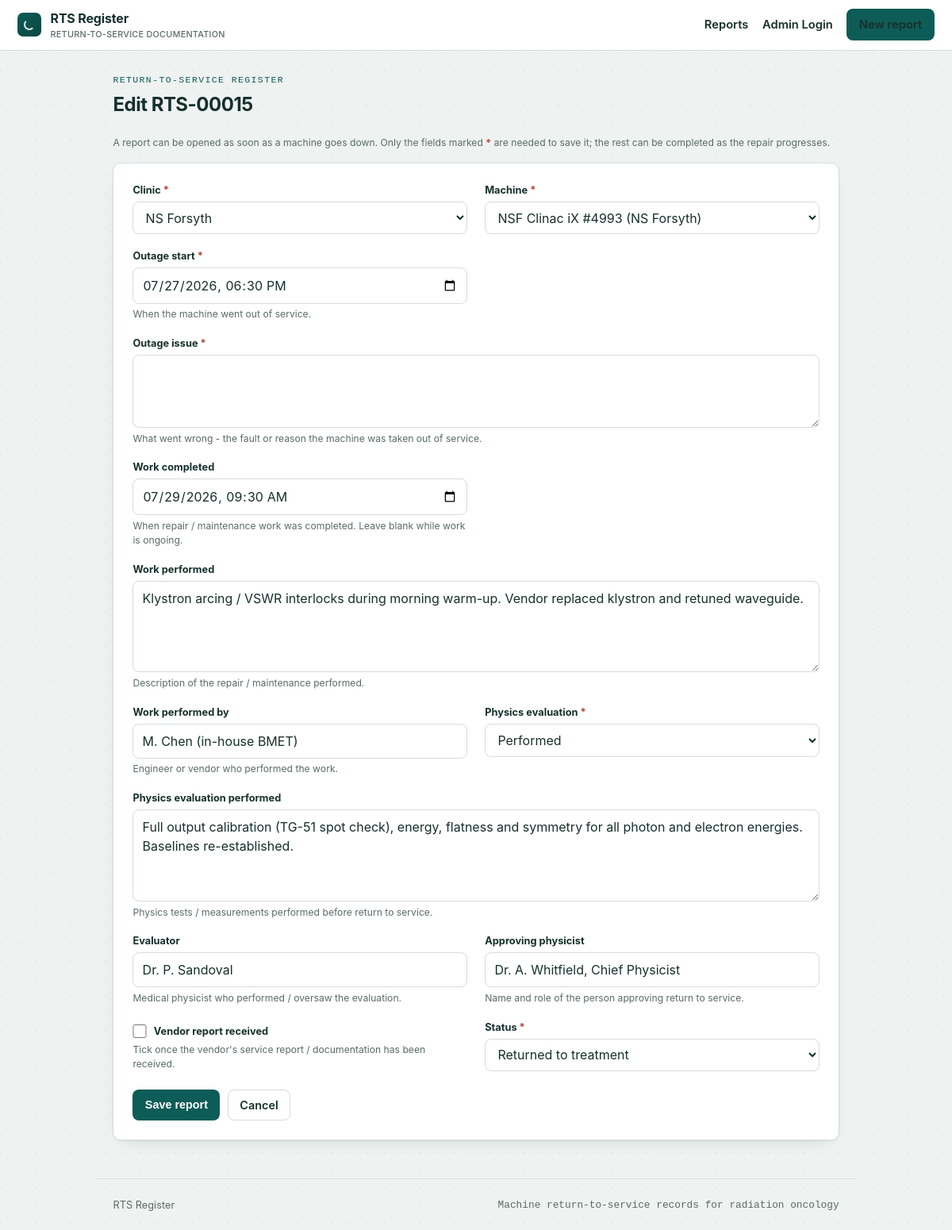
Page /15/edit/ on the committed database.
### reports/models.py (models this page shows, shortened)
class ReturnToServiceReport(models.Model):
    class PhysicsStatus(models.TextChoices):
        NOT_REQUIRED = "not_required", "Not required"
        PERFORMED = "performed", "Performed"
        PENDING = "pending", "Required - pending"
    class Status(models.TextChoices):
        PENDING = "pending", "Pending"
        SERVICE_COMPLETE = "service_complete", "Service complete"
        RETURNED = "returned", "Returned to treatment"
    machine = models.ForeignKey(
        Machine, on_delete=models.PROTECT, related_name="rts_reports",
    )
    outage_start = models.DateTimeField(
        help_text="When the machine went out of service.",
    )
    outage_issue = models.TextField(
        help_text="What went wrong - the fault or reason the machine was taken out of service.",
    )
    work_completed_at = models.DateTimeField(
        null=True, blank=True,
        help_text="When repair / maintenance work was completed. Leave blank while work is ongoing.",
    )
    work_performed = models.TextField(
        blank=True,
        help_text="Description of the repair / maintenance performed.",
    )
    performed_by = models.CharField(
        max_length=160, blank=True,
        help_text="Engineer or vendor who performed the work.",
    )
    physics_status = models.CharField(
        max_length=16, choices=PhysicsStatus.choices,
        default=PhysicsStatus.NOT_REQUIRED,
    )
    physics_evaluation = models.TextField(
        blank=True,
        help_text="Physics tests / measurements performed before return to service.",
    )
    physicist = models.CharField(
        max_length=160, blank=True,
        help_text="Medical physicist who performed / oversaw the evaluation.",
    )
    approved_by = models.CharField(
        max_length=160, blank=True,
        help_text="Name and role of the person approving return to service.",
    )
    approval_date = models.DateTimeField(null=True, blank=True)
    vendor_report_received = models.BooleanField(
        "Vendor report received", default=False,
        help_text="Tick once the vendor's service report / documentation has been received.",
    )
    status = models.CharField(
        max_length=20, choices=Status.choices, default=Status.PENDING,
    )
    created_by = models.ForeignKey(
        settings.AUTH_USER_MODEL, on_delete=models.SET_NULL,
        null=True, blank=True, related_name="rts_reports",
    )
    created_at = models.DateTimeField(auto_now_add=True)
    updated_at = models.DateTimeField(auto_now=True)
    class Meta:
        ordering = ["-outage_start", "-created_at"]
        verbose_name = "return-to-service report"
    @property
    def reference(self):
        return f"RTS-{self.pk:05d}" if self.pk else "RTS-NEW"
    def get_absolute_url(self):
        return reverse("reports:detail", args=[self.pk])

### reports/views.py (the view)
# urls.py: path("<int:pk>/edit/", views.report_edit, name="edit"),
def report_edit(request, pk):
    report = get_object_or_404(ReturnToServiceReport, pk=pk)
    if request.method == "POST":
        form = ReturnToServiceReportForm(request.POST, instance=report)
        if form.is_valid():
            form.save()
            return redirect(report)
    else:
        form = ReturnToServiceReportForm(instance=report)
    return render(
        request,
        "reports/report_form.html",
        {
            "form": form,
            "title": f"Edit {report.reference}",
            "report": report,
            "has_machines": True,
            "has_clinics": True,
        },
    )

### reports/forms.py (called while the page is built)
def _style(fields):
    for field in fields.values():
        if isinstance(field.widget, forms.CheckboxInput):
            css = "form-check"
        elif isinstance(field.widget, forms.Select):
            css = "form-select"
        else:
            css = "form-control"
        field.widget.attrs.setdefault("class", css)

    def format_value(self, value):
        if value in (None, ""):
            return ""
        if hasattr(value, "strftime"):
            if timezone.is_aware(value):
                value = timezone.localtime(value)
            return value.strftime("%Y-%m-%dT%H:%M")
        return value

### reports/models.py (called while the page is built)
    def __str__(self):
        return self.name

    def __str__(self):
        return f"{self.name} ({self.department.name})"

### reports/templates/reports/report_form.html (shortened to what this page needs)
{% extends "base.html" %}
{% block content %}
<div class="page-head"><div><p class="eyebrow">Return-to-service register</p><h1>{{ title }}</h1></div></div>
<p class="help" style="margin:0 0 1rem;">A report can be opened as soon as a machine goes down. Only the fields marked
  <span class="req">*</span> are needed to save it; the rest can be completed as the repair progresses.</p>
<form method="post" class="formcard" novalidate>
  <div class="form-grid">
    {% for field in form %}
      <div class="form-row {% if field.name in 'outage_issue work_performed physics_evaluation' %}full{% endif %}{% if field.field.widget.input_type == 'checkbox' %} form-row-check{% endif %}">
        {% if field.field.widget.input_type == 'checkbox' %}
          <label for="{{ field.id_for_label }}" class="check-label">{{ field }} <span>{{ field.label }}</span></label>
        {% else %}
          <label for="{{ field.id_for_label }}">{{ field.label }}{% if field.field.required %} <span class="req">*</span>{% endif %}</label>
          {{ field }}
        {% endif %}
        {% if field.help_text %}<span class="help">{{ field.help_text }}</span>{% endif %}
      </div>
    {% endfor %}
  </div>
  <div class="form-actions">
    <button type="submit" class="btn btn-primary">Save report</button>
    <a class="btn btn-ghost" href="{% if report %}{{ report.get_absolute_url }}{% else %}{% url 'reports:list' %}{% endif %}">Cancel</a>
  </div>
</form>
{% endblock %}

### reports/static/reports/app.css (style rules this page uses)
:root { --ink: #16302c; --petrol: #0e5c57; --petrol-deep: #0a4541; --muted: #5b6b67; --line: #d4ddda; --line-soft: #e6ece9; --paper: #eef2f0; --surface: #ffffff; --amber: #b07514; --amber-bg: #fbf2df; --green: #1f7a4d; --green-bg: #e3f3ea; --red: #a23b2c; --slate-bg: #eceeed; --mono: ui-monospace, "SF Mono", "JetBrains Mono", Menlo, Consolas, monospace; --sans: -apple-system, BlinkMacSystemFont, "Segoe UI", Roboto, Helvetica, Arial, sans-serif; --radius: 10px; --shadow: 0 1px 2px rgba(16,48,44,.06), 0 8px 24px -16px rgba(16,48,44,.28); }
* { box-sizing: border-box; }
html { -webkit-text-size-adjust: 100%; }
body { margin: 0; font-family: var(--sans); color: var(--ink); background: var(--paper); background-image: radial-gradient(circle at 1px 1px, rgba(14,92,87,.05) 1px, transparent 0); background-size: 22px 22px; line-height: 1.5; }
.btn { display: inline-flex; align-items: center; gap: .4rem; cursor: pointer; border-radius: 8px; padding: .5rem .9rem; font-weight: 600; font-size: .9rem; text-decoration: none; border: 1px solid transparent; transition: .14s; }
.btn-primary { background: var(--petrol); color: #fff; }
.btn-ghost { background: var(--surface); color: var(--ink); border-color: var(--line); }
.page-head { display: flex; align-items: flex-end; justify-content: space-between; gap: 1rem; margin-bottom: 1.3rem; flex-wrap: wrap; }
.page-head h1 { margin: 0; font-size: 1.5rem; letter-spacing: -.02em; }
.eyebrow { font-family: var(--mono); font-size: .72rem; text-transform: uppercase; letter-spacing: .12em; color: var(--petrol); margin: 0 0 .25rem; }
.formcard { background: var(--surface); border: 1px solid var(--line); border-radius: var(--radius); box-shadow: var(--shadow); padding: 1.5rem; }
.form-grid { display: grid; grid-template-columns: repeat(2, minmax(0,1fr)); gap: 1.1rem 1.4rem; }
.form-row { display: flex; flex-direction: column; gap: .3rem; min-width: 0; }
.form-row.full { grid-column: 1 / -1; }
.form-row label { font-size: .8rem; font-weight: 700; color: var(--ink); }
.form-control, .form-select { font: inherit; padding: .55rem .7rem; border: 1px solid var(--line); border-radius: 8px; background: var(--surface); color: var(--ink); width: 100%; }
textarea.form-control { resize: vertical; }
.help { font-size: .76rem; color: var(--muted); }
.form-actions { margin-top: 1.4rem; display: flex; gap: .6rem; }
.req { color: #b4453a; font-weight: 700; }
.form-row-check { justify-content: flex-end; }
.check-label { display: flex; align-items: center; gap: .55rem; cursor: pointer; font-weight: 500; }
.form-check { width: 1.1rem; height: 1.1rem; accent-color: var(--petrol); margin: 0; }

### rows in the picture
ReturnToServiceReport: form "NSF Clinac iX #4993 (NS Forsyth)" "07/27/2026 18:30" "07/29/2026 09:30" "Klystron arcing / VSWR interlocks during morning warm-up. Vendor replaced klystron and retuned waveguide." "M. Chen (in-house BMET)" "Performed" "Full output calibration (TG-51 spot check), energy, flatness and symmetry for all photon and electron energies. Baselines re-established." "Dr. P. Sandoval" "Dr. A. Whitfield, Chief Physicist" "Returned to treatment"

### other values in the picture
{{ title }} "Edit RTS-00015"
{{ field.label }} "Clinic" "Machine" "Outage start" "Outage issue" "Work completed" "Work performed" "Work performed by" "Physics evaluation" "Physics evaluation performed" "Evaluator" "Approving physicist" "Status"
{{ field.help_text }} "When the machine went out of service." "What went wrong - the fault or reason the machine was taken out of service." "When repair / maintenance work was completed. Leave blank while work is ongoing." "Description of the repair / maintenance performed." "Engineer or vendor who performed the work." "Physics tests / measurements performed before return to service." "Medical physicist who performed / oversaw the evaluation." "Name and role of the person approving return to service." "Tick once the vendor's service report / documentation has been received."
{{ field.label }} "Vendor report received"
